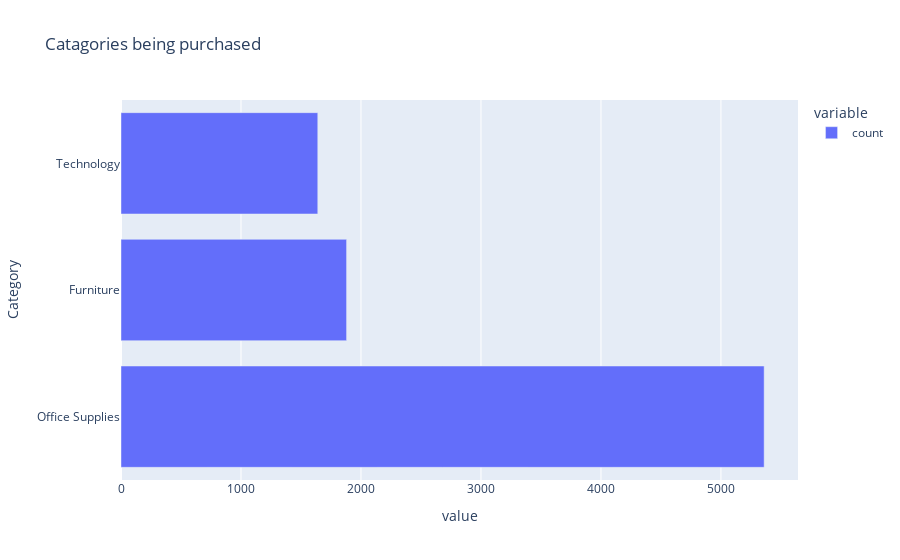

The notebook cell this image was saved under:
### Code cell
# Write your code here (7.2) Create a bar chart (horizontal) to demonstrate the proportion of these categories
plt.barh(y=superstore_order['Category'].unique(),width=superstore_order['Category'].value_counts(),label='count')
plt.xlabel('Frequency')
plt.ylabel('Categories')
plt.legend()
plt.yticks(size =5 )
plt.title('Horizontal bar chart')
plt.show()
# pyplot
df_bar = superstore_order["Category"].value_counts()
fig = px.bar(df_bar, title = "Catagories being purchased", orientation='h')
fig.show()

### Figure 1 — Plotly figure (JSON) as saved in the notebook; plotly's stock layout.template omitted (floating-point values rounded to 4 significant figures)
{"data": [{"alignmentgroup": "True", "hovertemplate": "variable=count<br>value=%{x}<br>Category=%{y}<extra></extra>", "legendgroup": "count", "marker": {"color": "#636efa", "pattern": {"shape": ""}}, "name": "count", "offsetgroup": "count", "orientation": "h", "showlegend": true, "textposition": "auto", "type": "bar", "x": [5360, 1880, 1640], "xaxis": "x", "y": ["Office Supplies", "Furniture", "Technology"], "yaxis": "y"}], "layout": {"barmode": "relative", "legend": {"title": {"text": "variable"}, "tracegroupgap": 0}, "title": {"text": "Catagories being purchased"}, "xaxis": {"anchor": "y", "domain": [0, 1], "title": {"text": "value"}}, "yaxis": {"anchor": "x", "domain": [0, 1], "title": {"text": "Category"}}}}
